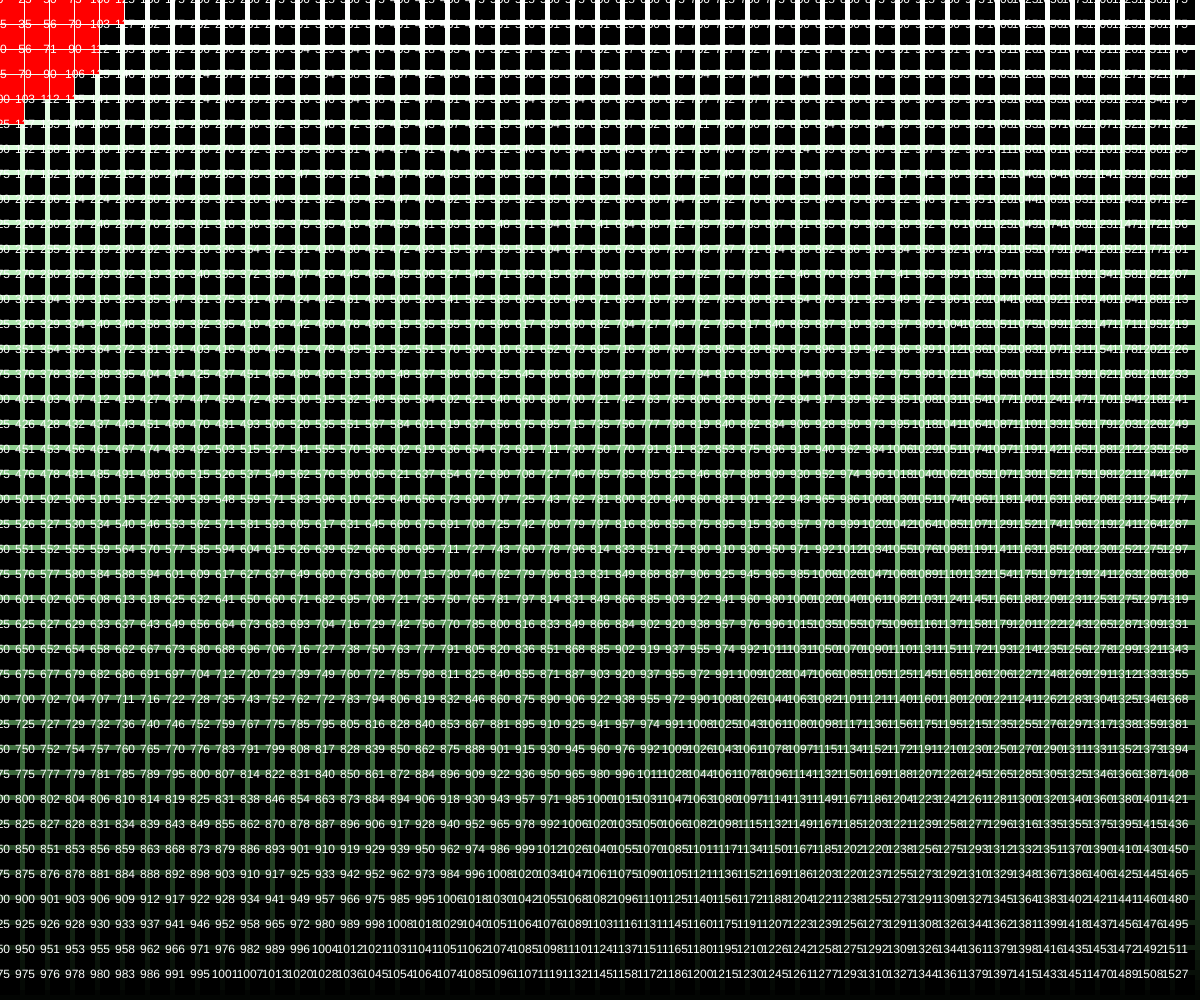
Frame 1 (no input)
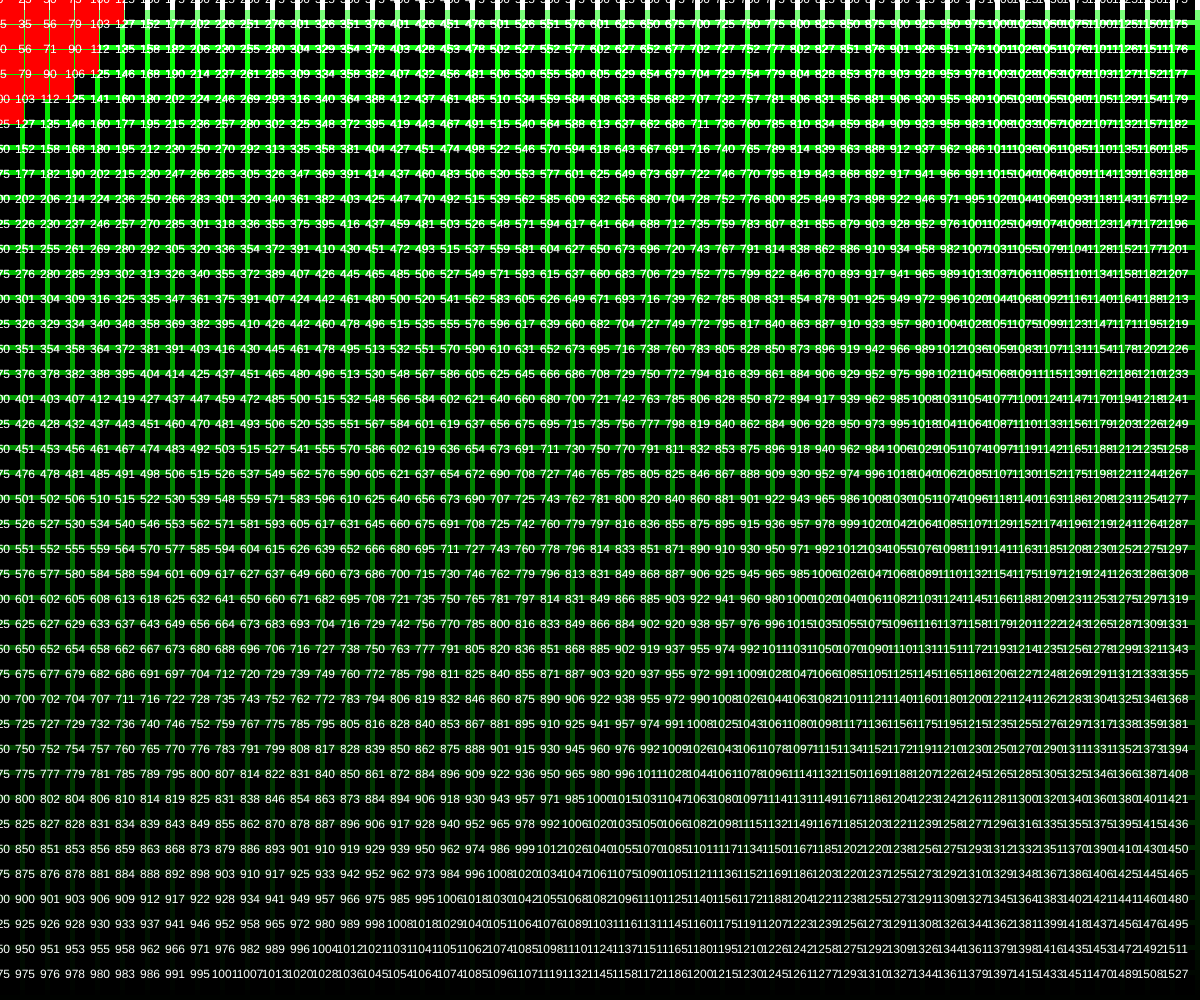
Frame 60 (no input)
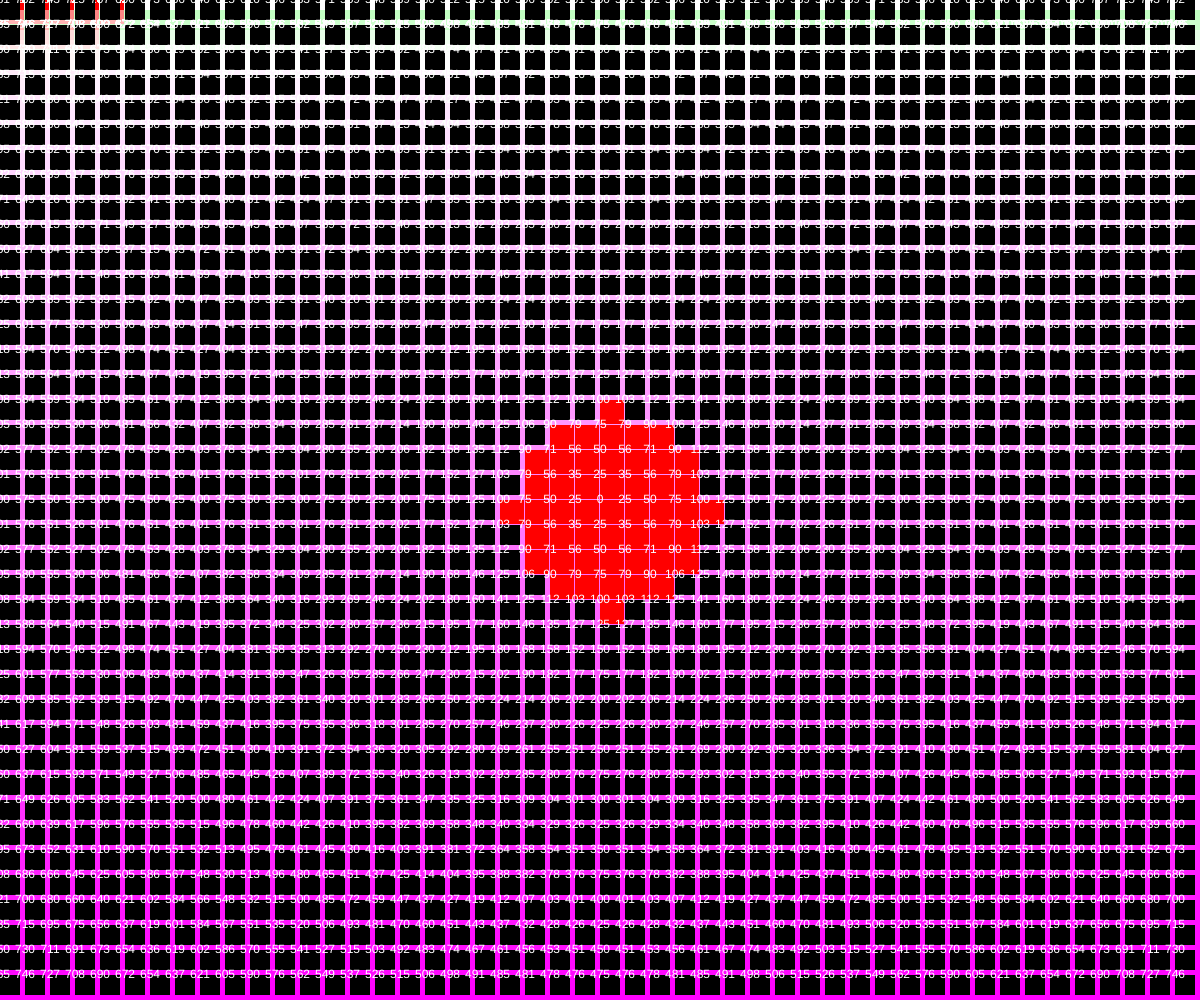
Frame 120 (the mouse pressed at the canvas centre since frame 60)

The p5.js sketch that drew these frames (run headless with seeded random() and noise() and a simulated clock; from frame 60 on, the mouse is pressed at the canvas centre):

// p5.js sketch
// ── sketch.js
// Grdient Background + Nested Loops
// Kaiwen Yang
// Feb 29th, 2024
// Creating a gradient + drawing with nested loops

let rectHeight = 10;
let circleSize = 20;
let spacing = 25;
function setup() {
  createCanvas(windowWidth, windowHeight);
  noStroke();
}

function draw() {
  gradientBackground();
  nestedLoops();
}



function circleDistance(x1,y1,x2,y2){
  let a = abs(x1-x2);
  let b = abs(y1-y2);
  let c = sqrt(pow(a,2) + pow(b,2));
  return c;

}
function nestedLoops(){
  for(let x=0; x<width; x+=spacing){
    for(let y =0; y<height; y+=spacing){
      let d = round(circleDistance(x,y,mouseX,mouseY));
      let currentSize = circleSize;
      if(d>100){
        fill(0);
      }
      else{
        fill(255,0,0);
        currentSize = circleSize*1.2;
      }



      rect(x,y,currentSize);
      fill(255);
      textAlign(CENTER,CENTER);
      text(d,x,y);

    }
  }
}
function gradientBackground(){
  let y = 0;
  while(y<height){
    let c = color(mouseX,map(y,0,height, 255, 0), mouseY,map(y,0,height,0,255));
    fill(c);
    rect(0,y,width,rectHeight);
    y += rectHeight;
  }
}
